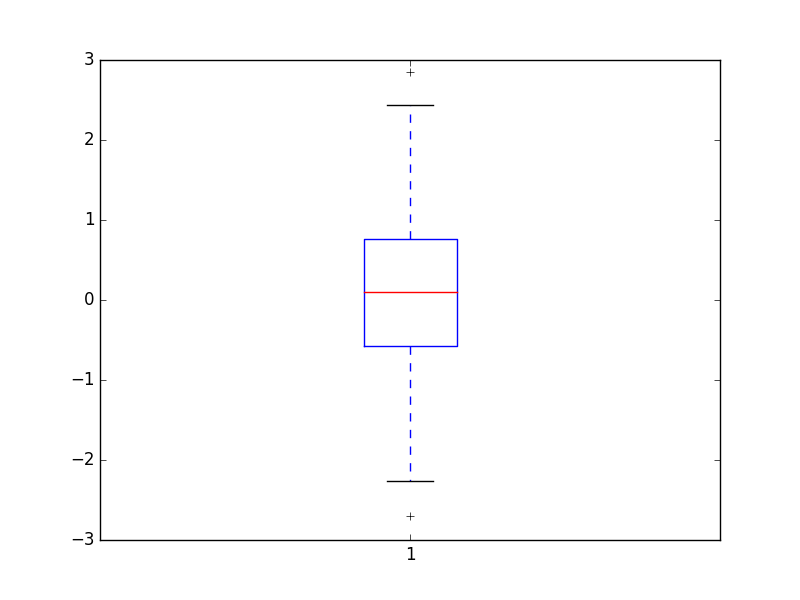

The script that saved this image:
import numpy as np
import scipy.stats as stats
import matplotlib.pyplot as plt 
import collections


test_data = np.random.normal(size=100)

## FREQUENCY 
c = collections.Counter(test_data)

count_sum = sum(c.values())

for k,v in c.iteritems():
  print("The frequency of number " + str(k) + " is " + str(float(v) / count_sum))

##BOXPLOT

plt.boxplot(test_data)

plt.savefig("prob.png")

##HISTOGRAM

plt.hist(test_data, histtype='bar')

plt.savefig("histogram.png")


##QQ-PLOT

plt.figure()#this is for data set 1
test_data = np.random.normal(size=1000)
graph1 = stats.probplot(test_data, dist ="norm", plot = plt)
plt.savefig("normalDistribution.png") #this will generate the first graph


plt.figure()#this is for data set 2
test_data2 = np.random.uniform(size=100)
graph2 = stats.probplot(test_data2, dist = "norm", plot = plt)
plt.savefig("uniformDistribution.png") #this will generate the second graph


